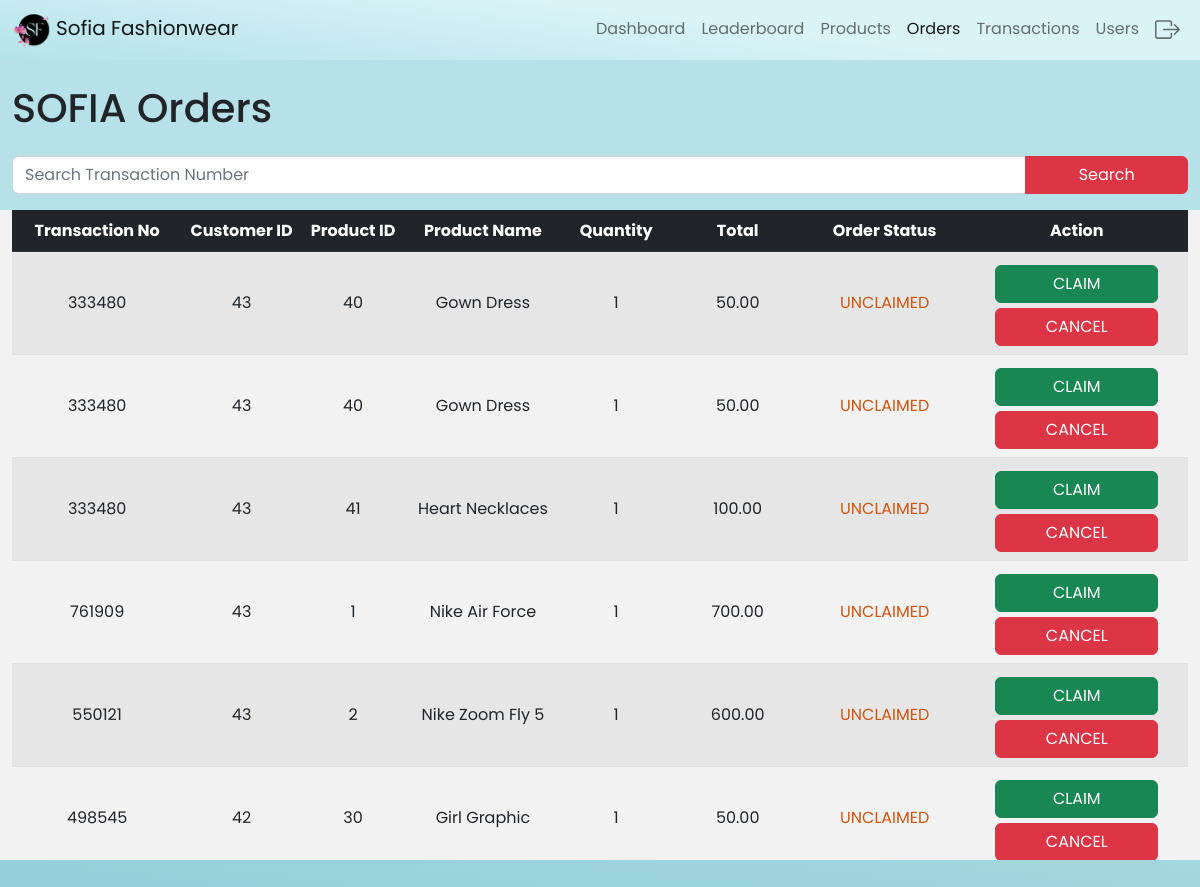
Screenshot of /ordersadmin.php (signed in) with the database file from the repository.
### tables this page shows
CREATE TABLE `order_data` (
  `order_id` int(10) NOT NULL,
  `customer_id` int(11) NOT NULL,
  `product_id` int(10) NOT NULL,
  `prod_name` varchar(100) NOT NULL,
  `qty` int(20) NOT NULL,
  `total` double(25,2) NOT NULL,
  `order_no` bigint(20) NOT NULL,
  `order_status` varchar(20) NOT NULL,
  `rate` text NOT NULL,
  `date` datetime NOT NULL DEFAULT current_timestamp()
);

### ordersadmin.php (the view, shortened to what this page needs)
<?php
include "config.php";
include("include.php");
?>
<!DOCTYPE html>
<html>
<head>
</head>
<body>
  <nav class="navbar navbar-expand-lg  navbar-light bg-light">
    <div class="container-fluid">
      <a class="navbar-brand" href="index.php">
        <img src="sofiaimages/sofia.png" alt="" style="height: 3vh;" class="d-inline-block align-text-top">
        Sofia Fashionwear</a>
      <div class="collapse navbar-collapse" id="navbarNav">
        <ul class="navbar-nav ms-auto mb-2 mb-lg-0">
          <li class="nav-item">
            <a class="nav-link" aria-current="page" href="adminindex.php">Dashboard</a>
          </li>
          <li class="nav-item">
            <a class="nav-link" aria-current="page" href="leaderboardAdmin.php">Leaderboard</a>
          </li>
          <li class="nav-item">
            <a class="nav-link" aria-current="page" href="productsadmin.php">Products</a>
          </li>
          <li class="nav-item">
            <a class="nav-link active" aria-current="page" href="ordersadmin.php">Orders</a>
          </li>
          <li class="nav-item">
            <a class="nav-link" aria-current="page" href="transactionadmin.php">Transactions</a>
          </li>
          <li class="nav-item">
            <a class="nav-link" aria-current="page" href="usersadmin.php">Users</a>
          </li>
          <li class="nav-item" title="Logout">
            <a class="nav-link" href="executionFile/logoutadmin.php" ; role="button">
            </a>
          </li>
        </ul>
      </div>
    </div>
  </nav>
  <div class="container-fluid mt-4">
    <div class="row">
      <div class="col-12 mb-3">
        <h1>SOFIA Orders</h1>
      </div>
      <div class="col-12">
        <form action="ordersadmin.php" method="POST">
          <div class="input-group mb-3">
            <input type="text" name="search" class="form-control" placeholder="Search Transaction Number" aria-label="Search Products" aria-describedby="button-addon2">
            <button class="btn btn-danger" style="width: 15vh;" type="submit" id="button-addon2">Search</button>
          </div>
        </form>
      </div>
      <div class="col-12 overflow-auto" style="height: 60vh; background-color: #f2f2f2;">
        <table class="table table-striped" id="myTable">
          <thead class="table-dark" style="position: sticky; top: 0; z-index: 1;">
            <tr>
              <th scope="col" style="text-align:center;vertical-align:middle">Transaction No</th>
              <th scope="col" style="text-align:center;vertical-align:middle">Customer ID</th>
              <th scope="col" style="text-align:center;vertical-align:middle">Product ID</th>
              <th scope="col" style="text-align:center;vertical-align:middle">Product Name</th>
              <th scope="col" style="text-align:center;vertical-align:middle">Quantity</th>
              <th scope="col" style="text-align:center;vertical-align:middle">Total</th>
              <th scope="col" style="text-align:center;vertical-align:middle">Order Status</th>
              <th scope="col" style="text-align:center;vertical-align:middle">Action</th>
            </tr>
          </thead>
          <tbody>
            <?php
            $query = "";
            if (isset($_POST['search']) && $_POST['search'] != '') {
              $search = $_POST['search'];
              $query = "SELECT * FROM order_data WHERE order_status = 'PENDING' AND order_no LIKE '%$search%'";
            } else {
              $query = "SELECT * FROM order_data WHERE order_status = 'PENDING'";
            }
            $sql = mysqli_query($sqlcon, $query);
            while ($row = mysqli_fetch_array($sql, MYSQLI_ASSOC)) {
              $id = $row["customer_id"];
              $pid = $row["product_id"];
              $pname = $row["prod_name"];
              $qty = $row["qty"];
              $total = $row["total"];
              $orderno = $row["order_no"];
              $orderstatus = $row["order_status"];
              $counter += 1; ?>
              <tr>
                <td style="width: 40vh; text-align:center;vertical-align:middle"><?php echo "$orderno" ?></td>
                <td style="width: 20vh; text-align:center; vertical-align:middle"><?php echo "$id" ?></td>
                <td style="width: 20vh; text-align:center; vertical-align:middle"><?php echo "$pid" ?></td>
                <td style="width: 40vh; text-align:center; vertical-align:middle"><?php echo "$pname" ?></td>
                <td style="width: 20vh; text-align:center; vertical-align:middle"><?php echo "$qty" ?></td>
                <td style="width: 40vh; text-align:center;vertical-align:middle"><?php echo "$total" ?></td>
                <td style="width: 40vh; text-align:center;vertical-align:middle;
                <?php if ($orderstatus == "PENDING") {
                  echo 'color: #cf550e;';
                } else if ($orderstatus == "CLAIMED") {
                  echo 'color:green;';
                } else if ($orderstatus == "CANCELLED") {
                  echo 'color:red;';
                } ?>">
                  <?php
                  if ($orderstatus == "PENDING") {
                    echo "UNCLAIMED";
                  } else if ($orderstatus == "CLAIMED") {
                    echo "CLAIMED";
                  } else {
                    echo "CANCELLED";
                  }
                  ?></td>
                <td style="width: 40vh; text-align:center;vertical-align:middle; <?php if ($orderstatus == "PENDING") {
                                                                                    echo 'color: #cf550e;';
                                                                                  } else if ($orderstatus == "CLAIMED") {
                                                                                    echo 'color:green;';
                                                                                  } else if ($orderstatus == "CANCELLED") {
                                                                                    echo 'color:red;';
                                                                                  } ?>"">
                  <?php
                  if ($orderstatus == "PENDING") {
                    echo '<button style="vertical-align:middle;width: 15vh; margin-top: 5px;" type="button" class="openupModal btn btn-success"  data-bs-toggle="modal" data-bs-target="#successModal";  data-dismiss="modal";>CLAIM</button></a><br>';
                    echo '<button style="vertical-align:middle;width: 15vh; margin-top: 5px;" type="button" class="openupModal btn btn-danger"  data-bs-toggle="modal" data-bs-target="#cancelModal";  data-dismiss="modal";>CANCEL</button></a>';
                  } else if ($orderstatus == "CLAIMED") {
                    echo 'ORDER COMPLETE';
                  } else if ($orderstatus == "CANCELLED") {
                    echo 'ORDER CANCELLED';
                  }
                  ?>
                </td>
                </tr>
            <?php } ?>
        </tbody>
        </table>
        </div>
    </div>
</div>
</body>
</html>

### include.php (style rules this page uses)
* { font-family: 'Poppins', sans-serif; }

### ordersadmin.php (style rules this page uses)
body { background: rgb(131, 199, 210); background: linear-gradient(7deg, rgba(131, 199, 210, 1) 0%, rgba(183, 225, 232, 1) 49%); }
.navbar { background: rgb(180, 226, 233); background: linear-gradient(7deg, rgba(180, 226, 233, 1) 0%, rgba(217, 243, 247, 1) 60%); }

### rows the page displays
order_data: order_no "333480", customer "43", product "40", prod_name "Gown Dress", qty "1", total "50.00", order_status "UNCLAIMED"
order_data: order_no "333480", customer "43", product "40", prod_name "Gown Dress", qty "1", total "50.00", order_status "UNCLAIMED"
order_data: order_no "333480", customer "43", product "41", prod_name "Heart Necklaces", qty "1", total "100.00", order_status "UNCLAIMED"
order_data: order_no "761909", customer "43", product "1", prod_name "Nike Air Force", qty "1", total "700.00", order_status "UNCLAIMED"
order_data: order_no "550121", customer "43", product "2", prod_name "Nike Zoom Fly 5", qty "1", total "600.00", order_status "UNCLAIMED"
order_data: order_no "498545", customer "42", product "30", prod_name "Girl Graphic", qty "1", total "50.00", order_status "UNCLAIMED"
